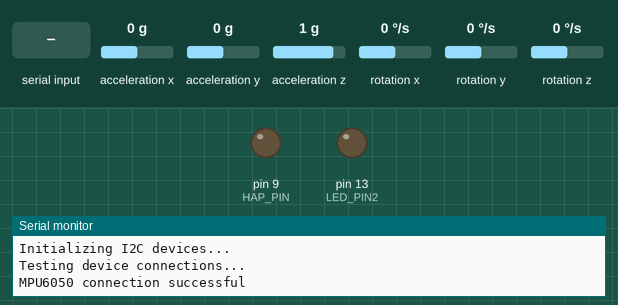
The sketch below on a simulated Arduino Uno, built with avr-gcc and run on an emulated ATmega328P. On the bench: output pins drawn as LEDs (lit = HIGH), the last lines printed to the serial monitor. Dashed ring = blinking. The test bench sets the inputs (shaded band); at power-on: acceleration x 0 g, acceleration y 0 g, acceleration z 1 g, rotation x 0 °/s, rotation y 0 °/s, rotation z 0 °/s. EEPROM starts erased.

Above: at 1.2 s.
1.3 s: "1\n" received over Serial
At 1.35 s:
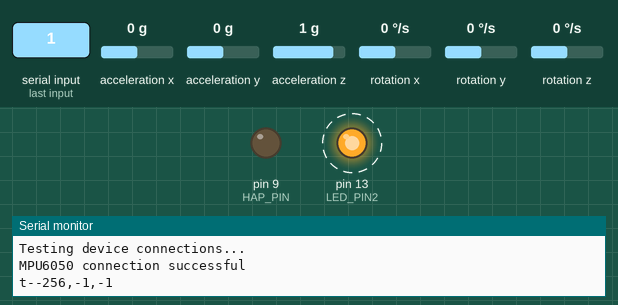
4.3 s: byte 51 ('3') received over Serial
At 4.3 s:
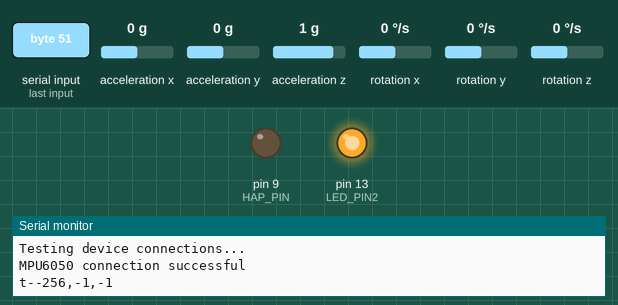
5.8 s: "2\n" received over Serial
At 5.98 s:
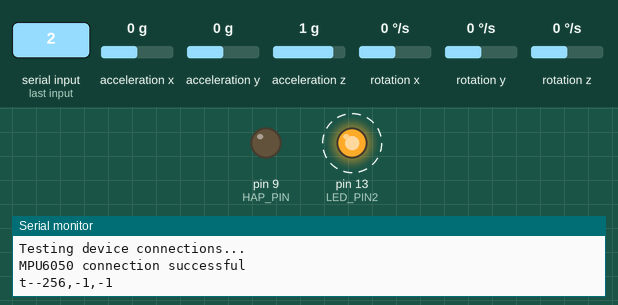
Timing chart, 0 to 14.8 s (numbered marks = the images above; inputs shaded):
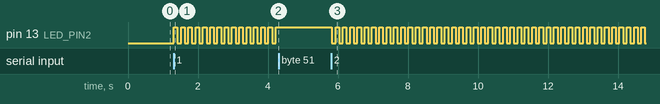

Measured:
- after the input at 1.3 s, pin 13 (LED_PIN2): alternates HIGH for 0.10 s and LOW for 0.10 s, starting at once
- after the input at 4.3 s, pin 13 (LED_PIN2): stops changing and stays HIGH
- after the input at 5.8 s, pin 13 (LED_PIN2): alternates HIGH for 0.10 s and LOW for 0.10 s, starting at once

The sketch:

PhaseGear.ino
```cpp
#include <EEPROM.h>

// I2Cdev and MPU6050 must be installed as libraries, or else the .cpp/.h files
// for both classes must be in the include path of your project
#include "I2Cdev.h"
#include "MPU6050.h"

// Arduino Wire library is required if I2Cdev I2CDEV_ARDUINO_WIRE implementation
// is used in I2Cdev.h
#if I2CDEV_IMPLEMENTATION == I2CDEV_ARDUINO_WIRE
    #include "Wire.h"
#endif

//#define OUTPUT_READABLE_ACCELGYRO
//#define OUTPUT_BINARY_ACCELGYRO

#define HAP_PIN 9
#define LED_PIN2 13
#define TH_FAST_DEFAULT 12000
#define TH_AX_DEFAULT 15000
#define TH_GY_DEFAULT 10000
#define TH_FAST_ADDR 0

// class default I2C address is 0x68
// specific I2C addresses may be passed as a parameter here
// AD0 low = 0x68 (default for InvenSense evaluation board)
// AD0 high = 0x69
MPU6050 accelgyro;
//MPU6050 accelgyro(0x69); // <-- use for AD0 high

int16_t ax, ay, az;
int16_t gx, gy, gz;

int16_t  AX[7] = {0};
int16_t  AY[7] = {0};
int16_t  AZ[7] = {0};
int16_t  GX[7] = {0};
int16_t  GY[7] = {0};
int16_t  GZ[7] = {0};

char state = '0';

int reps = 0, w_reps = 0;
int16_t dif = 0, max_dif = 0;
double mean_dif;
int16_t th_fast, th_gy = TH_GY_DEFAULT, th_ax = TH_AX_DEFAULT;
int8_t th_fast_0, th_fast_1;
bool gy_peak = false, fast = false, really_fast = false;
int vib_amplitude = 0, vib_duration = 0;

char bt_msg[12];

bool blinkState = false;


void setup()  {
 // join I2C bus (I2Cdev library doesn't do this automatically)
    #if I2CDEV_IMPLEMENTATION == I2CDEV_ARDUINO_WIRE
        Wire.begin();
    #elif I2CDEV_IMPLEMENTATION == I2CDEV_BUILTIN_FASTWIRE
        Fastwire::setup(400, true);
    #endif

    // initialize serial communication
    Serial.begin(115200);

    // initialize device
    Serial.println("Initializing I2C devices...");
    accelgyro.initialize();

    // verify connection
    Serial.println("Testing device connections...");
    Serial.println(accelgyro.testConnection() ? "MPU6050 connection successful" : "MPU6050 connection failed");

    pinMode(LED_PIN2, OUTPUT);
}

void loop()  {

  delay(100);

  if(Serial.available() > 0){
      state = Serial.read();

       if (state == '1'){
         th_fast_0 = EEPROM.read(TH_FAST_ADDR);
         th_fast_1 = EEPROM.read(TH_FAST_ADDR+1);
         th_fast = th_fast_1*255+th_fast_0;
         sprintf(bt_msg, "t-%d,%d,%d", th_fast,th_fast_1,th_fast_0);
         Serial.println(bt_msg);
       }

       if ((state == '1')||(state == '2')) {
          reps = 0;
          w_reps = 0;
          mean_dif = 0;
       }

       if (state == '3'){
          th_fast_0 = TH_FAST_DEFAULT%255;
          th_fast_1 = floor(TH_FAST_DEFAULT/255);
          EEPROM.write(TH_FAST_ADDR, th_fast_0);
          EEPROM.write(TH_FAST_ADDR+1, th_fast_1);
          th_fast_0 = 0;
          th_fast_1 = 0;
          state = '0';
       }
   }

   if(state == '0') return;

   // read raw accel/gyro measurements from device
     accelgyro.getMotion6(&ax, &ay, &az, &gx, &gy, &gz);

     for (int k = 1; k <= 6; k++){
       AX[k-1] = AX[k];
       AY[k-1] = AY[k];
       AZ[k-1] = AZ[k];
       GX[k-1] = GX[k];
       GY[k-1] = GY[k];
       GZ[k-1] = GZ[k];
     }

    AX[6] = ax;
    AY[6] = ay;
    AZ[6] = az;
    GX[6] = gx;
    GY[6] = gy;
    GZ[6] = gz;

    #ifdef OUTPUT_READABLE_ACCELGYRO
    Serial.println(ax); //Serial.print("\t");
    Serial.println(ay); //Serial.print("\t");
    Serial.println(az); //Serial.print("\t");
    Serial.println(gx); //Serial.print("\t");
    Serial.println(gy); //Serial.print("\t");
    Serial.println(gz);
    #endif

    #ifdef OUTPUT_BINARY_ACCELGYRO
    Serial.write((uint8_t)(ax >> 8)); Serial.write((uint8_t)(ax & 0xFF));
    Serial.write((uint8_t)(ay >> 8)); Serial.write((uint8_t)(ay & 0xFF));
    Serial.write((uint8_t)(az >> 8)); Serial.write((uint8_t)(az & 0xFF));
    Serial.write((uint8_t)(gx >> 8)); Serial.write((uint8_t)(gx & 0xFF));
    Serial.write((uint8_t)(gy >> 8)); Serial.write((uint8_t)(gy & 0xFF));
    Serial.write((uint8_t)(gz >> 8)); Serial.write((uint8_t)(gz & 0xFF));
    #endif

        // Get difference
    if(GY[6] > GY[5]) dif = GY[6]-GY[5];
    else dif = GY[5]-GY[6];

    if(state == '1'){
      if(dif > th_fast) fast = 1;
    }
    else if(state == '2'){
      if (dif > max_dif) max_dif = dif;
      fast = 0; // so that really_fast is always 0 and we count all the reps, there is no wrong rep in training phase
    }

    // count Reps
    if ( (GY[3] > th_gy) && (GY[0] < /*GY[1]) && (GY[1] < GY[2]) && (GY[2] <*/ GY[3]) && (GY[3] > /*GY[4]) && (GY[4] > GY[5]) && (GY[5] >*/ GY[6]) )
    {
          gy_peak = 1;
    }

    if ( gy_peak && (AX[0] < /*AX[1]) && (AX[1] < AX[2]) && (AX[2] <*/ AX[3]) && (AX[3] > /*AX[4]) && (AX[4] > AX[5]) && (AX[5] >*/ AX[6]) )
    {
          really_fast = (fast && (AX[3] < th_ax));
          if (!really_fast) {
            reps = reps+1;
          }
          else {
            w_reps = w_reps+1;
          }
          sprintf(bt_msg, "%d-%d-%d-%d", reps, w_reps, fast, really_fast);
          Serial.println(bt_msg);
          fast = 0;
          gy_peak = 0;

          if(state == '2'){
            mean_dif = mean_dif+max_dif/10;
            max_dif = 0;
            if (reps == 10) {
              th_fast = round(mean_dif);
              th_fast_0 = th_fast%255;
              th_fast_1 = floor(th_fast/255);

              EEPROM.write(TH_FAST_ADDR, th_fast_0);
              EEPROM.write(TH_FAST_ADDR+1, th_fast_1);

              delay(100);
              sprintf(bt_msg, "t-%d,%d,%d", th_fast,th_fast_1,th_fast_0);
              Serial.println(bt_msg);

              state = '0';
            }
          }
    }

      //-----------------------------------------------------------------------------
   if(really_fast) {
     vib_duration = 5;
     vib_amplitude = 255;
     really_fast = 0;
   }

   if(vib_duration) vib_duration--;
   else vib_amplitude = 0;

   analogWrite(HAP_PIN, vib_amplitude);

  // blink LED to indicate activity
    blinkState = !blinkState;
    digitalWrite(LED_PIN2, blinkState);

}
```
